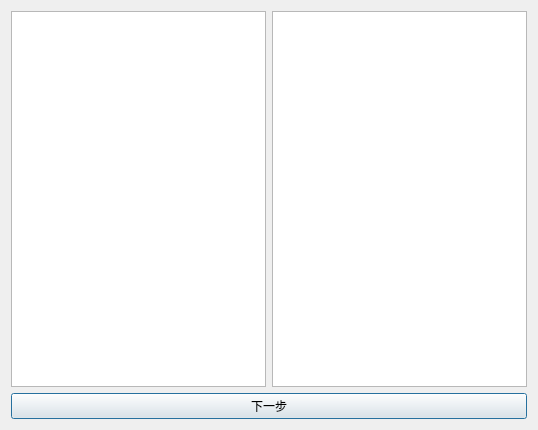
<?xml version="1.0" encoding="UTF-8"?>
<ui version="4.0">
 <class>DoctorSelectionDialog</class>
 <widget class="QDialog" name="DoctorSelectionDialog">
  <property name="geometry">
   <rect>
    <x>0</x>
    <y>0</y>
    <width>538</width>
    <height>430</height>
   </rect>
  </property>
  <property name="windowTitle">
   <string>Dialog</string>
  </property>
  <layout class="QVBoxLayout" name="verticalLayout">
   <item>
    <layout class="QHBoxLayout" name="horizontalLayout">
     <item>
      <widget class="QListWidget" name="departmentsListWidget">
       <property name="maximumSize">
        <size>
         <width>16777213</width>
         <height>16777215</height>
        </size>
       </property>
      </widget>
     </item>
     <item>
      <widget class="QTableWidget" name="doctorsTableWidget"/>
     </item>
    </layout>
   </item>
   <item>
    <widget class="QPushButton" name="nextButton">
     <property name="text">
      <string>下一步</string>
     </property>
    </widget>
   </item>
  </layout>
 </widget>
 <resources/>
 <connections/>
</ui>
